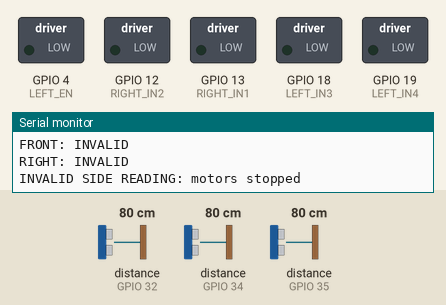
Simulated run of this sketch. Board: ESP32. Parts: switched loads named in the sketch (green lamp = pin HIGH), the last lines printed to the serial monitor. Wiring (inferred from the names in the program): 3 × ultrasonic range finder: trigger GPIO 25, echo GPIO 34 / trigger GPIO 26, echo GPIO 35 / trigger GPIO 27, echo GPIO 32. The inputs (shaded band) are chosen by the test bench; at power-on: distance to the obstacle (sensors on GPIO 32, GPIO 34, GPIO 35) 80 cm. The echo pulse lasts 58.3 µs per cm; pins used as bus, display or sensor lines are not drawn.

Above: at 3.2 s.
3.3 s: distance to the obstacle (sensor on GPIO 32) set to 2 cm
4.9 s: distance to the obstacle (sensor on GPIO 34) set to 11 cm
6.4 s: distance to the obstacle (sensor on GPIO 34) set to 8 cm
At 7.7 s:
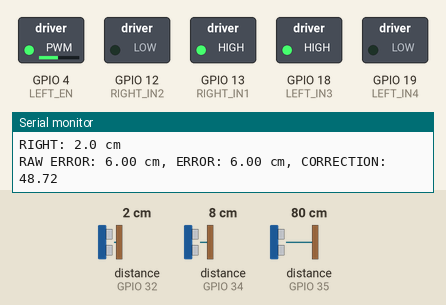
9.4 s: distance to the obstacle (sensor on GPIO 32) set to 4 cm
12.4 s: distance to the obstacle (sensor on GPIO 35) set to 11 cm
15.4 s: distance to the obstacle (sensor on GPIO 35) set to 8 cm
At 16.8 s:
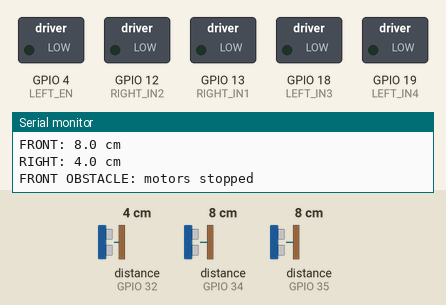
Timing chart, 0 to 18.0 s (numbered marks = the images above; inputs shaded):
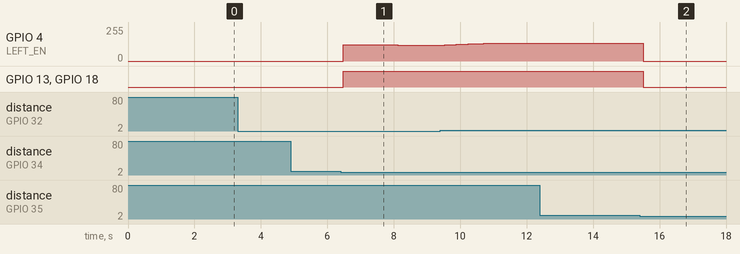

Measured:
- the behaviour switches between 10 and 9 cm on distance to the obstacle (sensor on GPIO 34) (found by bisection; images 0 and 1)
- the behaviour switches between 10 and 9 cm on distance to the obstacle (sensor on GPIO 35) (found by bisection; images 1 and 2)
- after the input at 6.4 s, GPIO 4 (LEFT_EN): 0/255 → 121/255 after 0.08 s, → 120/255 1.6 s later; GPIO 13 (RIGHT_IN1), GPIO 18 (LEFT_IN3): LOW → HIGH after 0.08 s
- after the input at 15.4 s, GPIO 4 (LEFT_EN): 132/255 → 0/255 after 0.11 s; GPIO 13 (RIGHT_IN1), GPIO 18 (LEFT_IN3): HIGH → LOW after 0.11 s

The sketch:

micromouse.ino
```cpp
#include <Arduino.h>

// =====================================================
//                    ULTRASONIC PINS
// =====================================================

#define LEFT_TRIG 25
#define LEFT_ECHO 34

#define FRONT_TRIG 26
#define FRONT_ECHO 35

#define RIGHT_TRIG 27
#define RIGHT_ECHO 32

// =====================================================
//                    L298 MOTOR PINS
// =====================================================

// Right motor: L298 OUT1/OUT2
#define RIGHT_IN1 13
#define RIGHT_IN2 12
#define RIGHT_EN 2

// Left motor: L298 OUT3/OUT4
#define LEFT_IN3 18
#define LEFT_IN4 19
#define LEFT_EN 4

// =====================================================
//                    DRIVE CONFIGURATION
// =====================================================

// Set either value to true if that motor spins backward when commanded forward.
bool LEFT_REVERSED = false;
bool RIGHT_REVERSED = false;

// Calibrated forward speed from the motor bring-up test.
const int BASE_DRIVE_PWM = 170;

// GPIO2 is both the ESP32 built-in LED and the right L298 ENA pin.
const int STOP_STATUS_LED_PIN = 2;
const unsigned long STOP_BLINK_INTERVAL_MS = 100;

// Centering PID gains. Correction is in PWM units.
// Increase Kd to reduce oscillation. Increase Ki to correct steady-state bias.
const float PID_KP = 8.0f;
const float PID_KI = 0.10f;
const float PID_KD = 2.0f;

const float MAX_PID_CORRECTION = 80.0f;
const float MAX_INTEGRAL_ERROR = 100.0f;
const float PID_DEADBAND_CM = 0.10f;

// Stop before a front obstacle. Set to 0 to disable the front stop guard.
const float FRONT_STOP_DISTANCE_CM = 10.0f;

// The robot drives continuously after the startup delay.
const bool DRIVE_ON_START = true;
const unsigned long STARTUP_DELAY_MS = 2000;

// =====================================================
//                    PWM CONFIGURATION
// =====================================================

const uint32_t PWM_FREQUENCY = 20000;
const uint8_t PWM_RESOLUTION = 8;

#if defined(ESP_ARDUINO_VERSION_MAJOR) && ESP_ARDUINO_VERSION_MAJOR >= 3
// Arduino-ESP32 core 3.x uses pin-based LEDC attachment and writes.
#else
const uint8_t RIGHT_PWM_CHANNEL = 0;
const uint8_t LEFT_PWM_CHANNEL = 1;
#endif

// =====================================================
//                    ULTRASONIC CONFIGURATION
// =====================================================

const float SOUND_SPEED_CM_PER_US = 0.0343f;
const float SENSOR_ERROR_DISTANCE_CM = -1.0f;
const float MAX_VALID_DISTANCE_CM = 20.0f;
const unsigned long ECHO_TIMEOUT_US = 1000;
const unsigned long SENSOR_SETTLE_MS = 30;
const uint8_t MOVING_AVERAGE_SAMPLES = 10;

struct SensorReadings {
  float leftCm;
  float frontCm;
  float rightCm;
};

class MovingAverageFilter {
 public:
  MovingAverageFilter()
      : nextIndex_(0), sampleCount_(0), sum_(0.0f) {}

  float update(float readingCm) {
    if (!isValidDistance(readingCm)) {
      return SENSOR_ERROR_DISTANCE_CM;
    }

    return addSample(readingCm);
  }

  float updateError(float error) {
    return addSample(error);
  }

  void reset() {
    nextIndex_ = 0;
    sampleCount_ = 0;
    sum_ = 0.0f;
  }

 private:
  float addSample(float reading) {
    if (sampleCount_ < MOVING_AVERAGE_SAMPLES) {
      samples_[sampleCount_] = reading;
      sum_ += reading;
      sampleCount_++;
    } else {
      sum_ -= samples_[nextIndex_];
      samples_[nextIndex_] = reading;
      sum_ += reading;
      nextIndex_ = (nextIndex_ + 1) % MOVING_AVERAGE_SAMPLES;
    }

    return sum_ / sampleCount_;
  }

  static bool isValidDistance(float readingCm) {
    return readingCm > 0.0f && readingCm <= MAX_VALID_DISTANCE_CM;
  }

  float samples_[MOVING_AVERAGE_SAMPLES] = {};
  uint8_t nextIndex_;
  uint8_t sampleCount_;
  float sum_;
};

MovingAverageFilter leftDistanceFilter;
MovingAverageFilter frontDistanceFilter;
MovingAverageFilter rightDistanceFilter;
MovingAverageFilter centeringErrorFilter;

class CenteringPidController {
 public:
  CenteringPidController(float kp, float ki, float kd,
                          float maxCorrection, float maxIntegralError)
      : kp_(kp),
        ki_(ki),
        kd_(kd),
        maxCorrection_(maxCorrection),
        maxIntegralError_(maxIntegralError),
        integralError_(0.0f),
        previousError_(0.0f),
        previousTimeMs_(0),
        initialized_(false) {}

  float update(float error, unsigned long nowMs) {
    if (fabs(error) < PID_DEADBAND_CM) {
      error = 0.0f;
    }

    if (!initialized_) {
      previousError_ = error;
      previousTimeMs_ = nowMs;
      initialized_ = true;
      return constrain(kp_ * error, -maxCorrection_, maxCorrection_);
    }

    const float dt = (nowMs - previousTimeMs_) / 1000.0f;
    if (dt <= 0.0f) {
      return 0.0f;
    }

    integralError_ += error * dt;
    integralError_ = constrain(integralError_, -maxIntegralError_, maxIntegralError_);

    const float derivativeError = (error - previousError_) / dt;
    const float output = (kp_ * error) +
                         (ki_ * integralError_) +
                         (kd_ * derivativeError);

    previousError_ = error;
    previousTimeMs_ = nowMs;
    return constrain(output, -maxCorrection_, maxCorrection_);
  }

  void reset() {
    integralError_ = 0.0f;
    previousError_ = 0.0f;
    previousTimeMs_ = 0;
    initialized_ = false;
  }

 private:
  float kp_;
  float ki_;
  float kd_;
  float maxCorrection_;
  float maxIntegralError_;
  float integralError_;
  float previousError_;
  unsigned long previousTimeMs_;
  bool initialized_;
};

CenteringPidController centeringPid(
    PID_KP,
    PID_KI,
    PID_KD,
    MAX_PID_CORRECTION,
    MAX_INTEGRAL_ERROR);

bool stopIndicatorActive = false;
bool stopIndicatorState = false;
unsigned long lastStopBlinkMs = 0;

// =====================================================
//                    PWM FUNCTIONS
// =====================================================

void setupPwm() {
#if defined(ESP_ARDUINO_VERSION_MAJOR) && ESP_ARDUINO_VERSION_MAJOR >= 3
  ledcAttach(RIGHT_EN, PWM_FREQUENCY, PWM_RESOLUTION);
  ledcAttach(LEFT_EN, PWM_FREQUENCY, PWM_RESOLUTION);
#else
  ledcSetup(RIGHT_PWM_CHANNEL, PWM_FREQUENCY, PWM_RESOLUTION);
  ledcSetup(LEFT_PWM_CHANNEL, PWM_FREQUENCY, PWM_RESOLUTION);
  ledcAttachPin(RIGHT_EN, RIGHT_PWM_CHANNEL);
  ledcAttachPin(LEFT_EN, LEFT_PWM_CHANNEL);
#endif
}

void detachRightPwm() {
#if defined(ESP_ARDUINO_VERSION_MAJOR) && ESP_ARDUINO_VERSION_MAJOR >= 3
  ledcDetach(RIGHT_EN);
#else
  ledcDetachPin(RIGHT_EN);
#endif
}

void updateStopIndicator(bool motorsStopped) {
  const unsigned long nowMs = millis();

  if (!motorsStopped) {
    if (stopIndicatorActive) {
      // GPIO2 was temporarily used as an LED. Restore its motor PWM output.
      digitalWrite(STOP_STATUS_LED_PIN, LOW);
      setupPwm();
      stopIndicatorActive = false;
      stopIndicatorState = false;
    }
    return;
  }

  if (!stopIndicatorActive) {
    stopIndicatorActive = true;
    stopIndicatorState = false;
    lastStopBlinkMs = nowMs;
    detachRightPwm();
    pinMode(STOP_STATUS_LED_PIN, OUTPUT);
    digitalWrite(STOP_STATUS_LED_PIN, LOW);
  }

  if (nowMs - lastStopBlinkMs >= STOP_BLINK_INTERVAL_MS) {
    lastStopBlinkMs = nowMs;
    stopIndicatorState = !stopIndicatorState;
    digitalWrite(STOP_STATUS_LED_PIN, stopIndicatorState ? HIGH : LOW);
  }
}

void writePwm(int pin, int duty) {
  duty = constrain(duty, 0, 255);

#if defined(ESP_ARDUINO_VERSION_MAJOR) && ESP_ARDUINO_VERSION_MAJOR >= 3
  ledcWrite(pin, duty);
#else
  if (pin == RIGHT_EN) {
    ledcWrite(RIGHT_PWM_CHANNEL, duty);
  } else {
    ledcWrite(LEFT_PWM_CHANNEL, duty);
  }
#endif
}

// speed is signed: positive is forward, negative is backward, zero is stop.
void writeMotor(int in1, int in2, int enablePin, int speed, bool reversed) {
  speed = constrain(speed, -255, 255);

  if (reversed) {
    speed = -speed;
  }

  if (speed > 0) {
    digitalWrite(in1, HIGH);
    digitalWrite(in2, LOW);
    writePwm(enablePin, speed);
  } else if (speed < 0) {
    digitalWrite(in1, LOW);
    digitalWrite(in2, HIGH);
    writePwm(enablePin, -speed);
  } else {
    digitalWrite(in1, LOW);
    digitalWrite(in2, LOW);
    writePwm(enablePin, 0);
  }
}

void setLeftMotor(int speed) {
  writeMotor(LEFT_IN3, LEFT_IN4, LEFT_EN, speed, LEFT_REVERSED);
}

void setRightMotor(int speed) {
  writeMotor(RIGHT_IN1, RIGHT_IN2, RIGHT_EN, speed, RIGHT_REVERSED);
}

void stopMotors() {
  setLeftMotor(0);
  setRightMotor(0);
}

void driveForward(int pwm) {
  setLeftMotor(pwm);
  setRightMotor(pwm);
}

void driveCentered(float correction) {
  const int leftPwm = constrain(
      static_cast<int>(BASE_DRIVE_PWM - correction), 0, 255);
  const int rightPwm = constrain(
      static_cast<int>(BASE_DRIVE_PWM + correction), 0, 255);

  setLeftMotor(leftPwm);
  setRightMotor(rightPwm);
}

// =====================================================
//                    ULTRASONIC FUNCTIONS
// =====================================================

float readDistanceCm(int trigPin, int echoPin) {
  digitalWrite(trigPin, LOW);
  delayMicroseconds(2);

  digitalWrite(trigPin, HIGH);
  delayMicroseconds(10);
  digitalWrite(trigPin, LOW);

  const unsigned long duration = pulseIn(echoPin, HIGH, ECHO_TIMEOUT_US);
  if (duration == 0) {
    return SENSOR_ERROR_DISTANCE_CM;
  }

  return (duration * SOUND_SPEED_CM_PER_US) / 2.0f;
}

SensorReadings readSensors() {
  SensorReadings readings;

  readings.leftCm = leftDistanceFilter.update(
      readDistanceCm(LEFT_TRIG, LEFT_ECHO));
  delay(SENSOR_SETTLE_MS);
  readings.frontCm = frontDistanceFilter.update(
      readDistanceCm(FRONT_TRIG, FRONT_ECHO));
  delay(SENSOR_SETTLE_MS);
  readings.rightCm = rightDistanceFilter.update(
      readDistanceCm(RIGHT_TRIG, RIGHT_ECHO));

  return readings;
}

bool isValidDistance(float distanceCm) {
  return distanceCm > 0.0f && distanceCm <= MAX_VALID_DISTANCE_CM;
}

bool hasValidSideReadings(const SensorReadings &readings) {
  return isValidDistance(readings.leftCm) &&
         isValidDistance(readings.rightCm);
}

bool frontObstacleDetected(const SensorReadings &readings) {
  return FRONT_STOP_DISTANCE_CM > 0.0f &&
         isValidDistance(readings.frontCm) &&
         readings.frontCm <= FRONT_STOP_DISTANCE_CM;
}

void printSensor(const char *name, float distanceCm) {
  Serial.print(name);
  Serial.print(": ");

  if (!isValidDistance(distanceCm)) {
    Serial.print("INVALID");
  } else {
    Serial.print(distanceCm, 1);
    Serial.print(" cm");
  }
}

// =====================================================
//                    SETUP
// =====================================================

void setup() {
  Serial.begin(115200);

  pinMode(RIGHT_IN1, OUTPUT);
  pinMode(RIGHT_IN2, OUTPUT);
  pinMode(LEFT_IN3, OUTPUT);
  pinMode(LEFT_IN4, OUTPUT);
  setupPwm();

  pinMode(LEFT_TRIG, OUTPUT);
  pinMode(LEFT_ECHO, INPUT);
  pinMode(FRONT_TRIG, OUTPUT);
  pinMode(FRONT_ECHO, INPUT);
  pinMode(RIGHT_TRIG, OUTPUT);
  pinMode(RIGHT_ECHO, INPUT);

  digitalWrite(LEFT_TRIG, LOW);
  digitalWrite(FRONT_TRIG, LOW);
  digitalWrite(RIGHT_TRIG, LOW);
  stopMotors();

  Serial.println();
  Serial.println(F("===================="));
  Serial.println(F("Robot V0.1 Starting"));
  Serial.println(F("===================="));
  Serial.println(F("Centering PID enabled."));
  Serial.print(F("Kp="));
  Serial.print(PID_KP);
  Serial.print(F(" Ki="));
  Serial.print(PID_KI);
  Serial.print(F(" Kd="));
  Serial.println(PID_KD);
  Serial.println(F("Keep the robot lifted during the first motor test."));

  delay(STARTUP_DELAY_MS);
  Serial.println(F("Ready"));
}

// =====================================================
//                    LOOP
// =====================================================

void loop() {
  const SensorReadings readings = readSensors();

  Serial.println(F("----------------"));
  printSensor("LEFT", readings.leftCm);
  Serial.println();
  printSensor("FRONT", readings.frontCm);
  Serial.println();
  printSensor("RIGHT", readings.rightCm);
  Serial.println();

  if (!DRIVE_ON_START || frontObstacleDetected(readings)) {
    centeringPid.reset();
    centeringErrorFilter.reset();
    stopMotors();
    updateStopIndicator(true);
    if (frontObstacleDetected(readings)) {
      Serial.println(F("FRONT OBSTACLE: motors stopped"));
    }
  } else if (hasValidSideReadings(readings)) {
    // Positive error means the robot is closer to the right wall.
    // Positive correction slows the left motor and speeds up the right motor,
    // steering the robot left toward the corridor center.
    const float rawErrorCm = readings.leftCm - readings.rightCm;
    const float errorCm = centeringErrorFilter.updateError(rawErrorCm);
    const float correction = centeringPid.update(errorCm, millis());

    updateStopIndicator(false);
    driveCentered(correction);

    Serial.print(F("RAW ERROR: "));
    Serial.print(rawErrorCm, 2);
    Serial.print(F(" cm, "));
    Serial.print(F("ERROR: "));
    Serial.print(errorCm, 2);
    Serial.print(F(" cm, CORRECTION: "));
    Serial.println(correction, 2);
  } else {
    centeringPid.reset();
    centeringErrorFilter.reset();
    stopMotors();
    updateStopIndicator(true);
    Serial.println(F("INVALID SIDE READING: motors stopped"));
  }

  delay(50);
}
```
